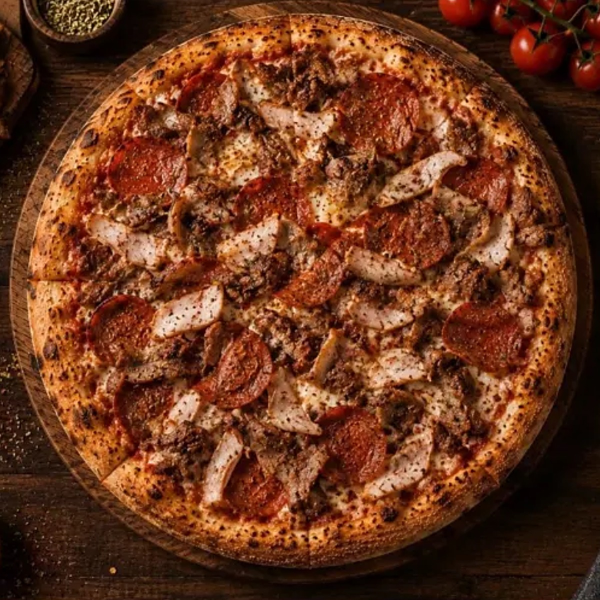
#> input picture src/menu/app-photos/pizza-04-meaty-feast.jpg, 1200 x 1200 px, given in place of 019d8627-image.jpg, which was not available (shown at 1/2 size)
$ python calzone.py out.png
#> lines starting #> are read from the running program, lines starting #| are printed output that depends on the picture; pictures that were not available may be replaced by others from this repository, and a replacement may not be noted
import sys
from PIL import Image, ImageFilter, ImageEnhance
im = Image.open('/root/.claude/uploads/c77bb0e2-7c23-51b2-9808-f96c840d315b/019d8627-image.jpg').convert('RGB')
#> im is the input picture: PIL image 1200x1200 RGB; mean R, G, B 107.7, 56.1, 31.1
# the calzone itself, below the title text and above the "available toppings" strip
box = (130, 345, 1240, 975)
food = im.crop(box)
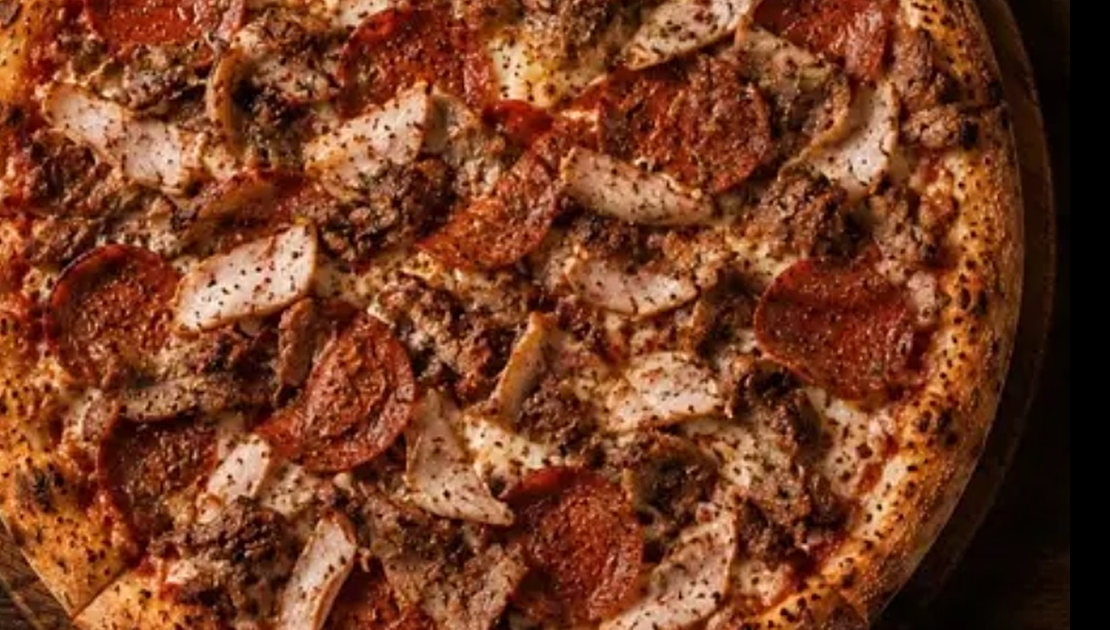
#> food: PIL image 1110x630 RGB; mean R, G, B 119.3, 62.5, 36.4
W = box[2] - box[0]
# square canvas: blurred, darkened stretch of the same photo, with the sharp food band in the middle
bg = food.resize((W, W), Image.LANCZOS).filter(ImageFilter.GaussianBlur(40))
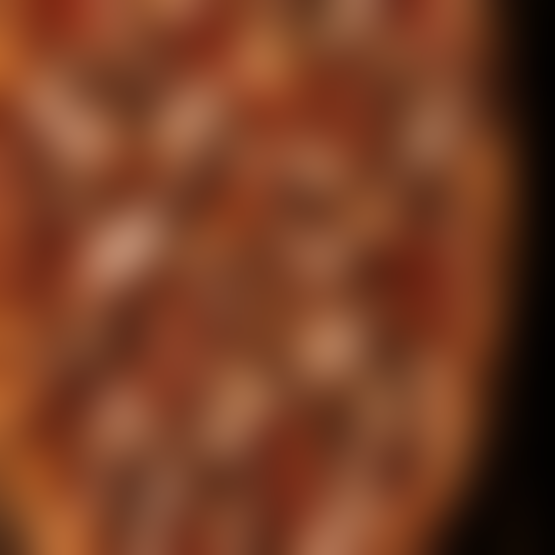
#> bg: PIL image 1110x1110 RGB (shown at 1/2 size); mean R, G, B 119.4, 62.6, 36.5
bg = ImageEnhance.Brightness(bg).enhance(0.55)
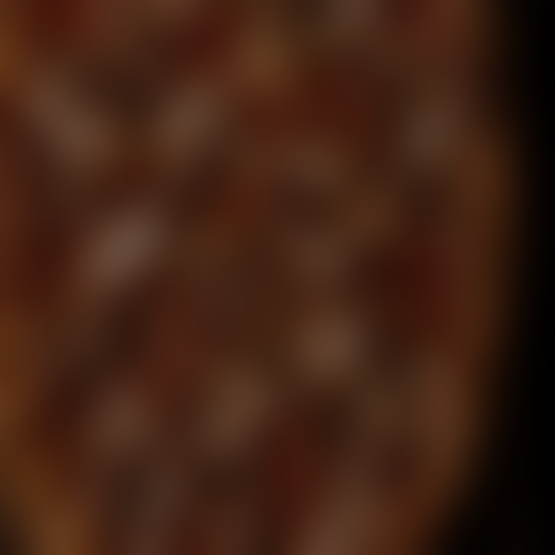
#> bg: PIL image 1110x1110 RGB (shown at 1/2 size); mean R, G, B 65.2, 34, 19.6
top = (W - food.height) // 2
#> top = 240
# feather the band's top and bottom edges so it blends into the blurred fill
mask = Image.new('L', food.size, 255)
#> mask: PIL image 1110x630 L; every value is 255
fade = 40
for y in range(fade):
    a = int(255 * y / fade)
    for yy in (y, food.height - 1 - y):
        mask.paste(a, (0, yy, food.width, yy + 1))
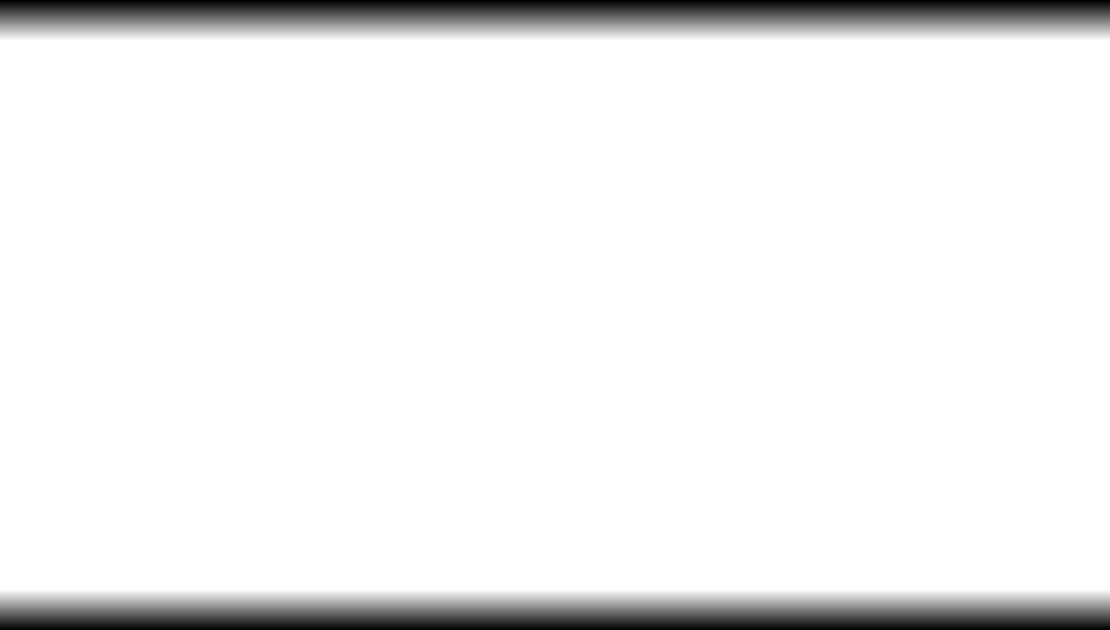
#> mask: PIL image 1110x630 L; min 0, max 255, mean 238.3
bg.paste(food, (0, top), mask)
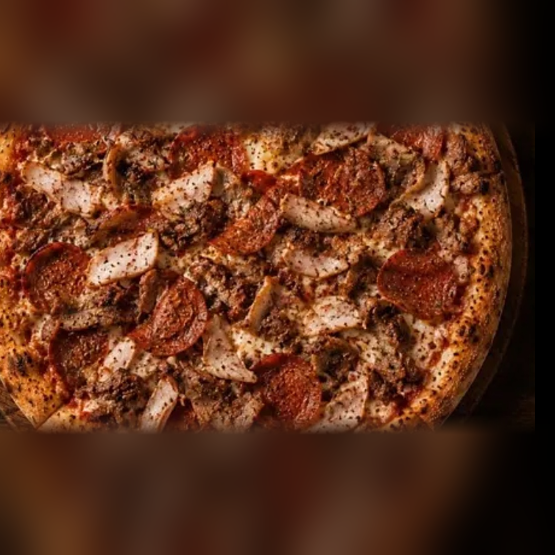
#> bg: PIL image 1110x1110 RGB (shown at 1/2 size); mean R, G, B 93.5, 48.9, 28.3
out = bg.resize((1200, 1200), Image.LANCZOS).filter(ImageFilter.UnsharpMask(radius=2, percent=50, threshold=2))
out.save(sys.argv[1], quality=92, optimize=True)

$ run again, on src/menu/app-photos/pizza-05-chinese.jpg
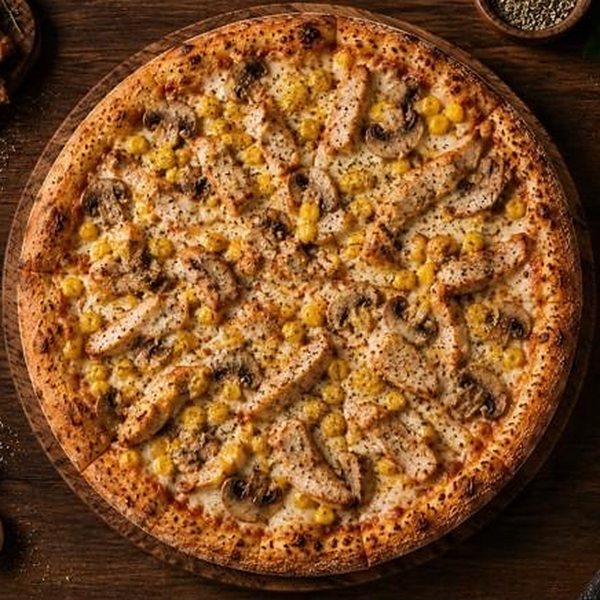
#> input picture src/menu/app-photos/pizza-05-chinese.jpg, 1200 x 1200 px, given in place of 019d8627-image.jpg, which was not available (shown at 1/2 size)
#> im is the input picture: PIL image 1200x1200 RGB; mean R, G, B 129.2, 80.9, 39.5
#> `food = im.crop(box)`:
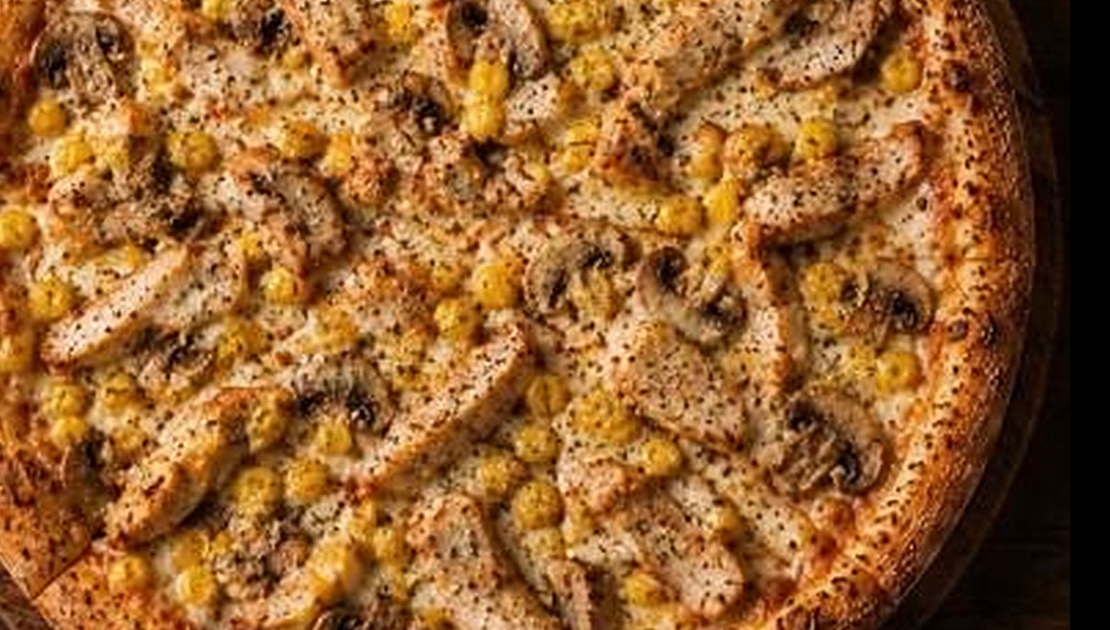
#> food: PIL image 1110x630 RGB; mean R, G, B 148.6, 96.4, 47
#> `bg.paste(food, (0, top), mask)`:
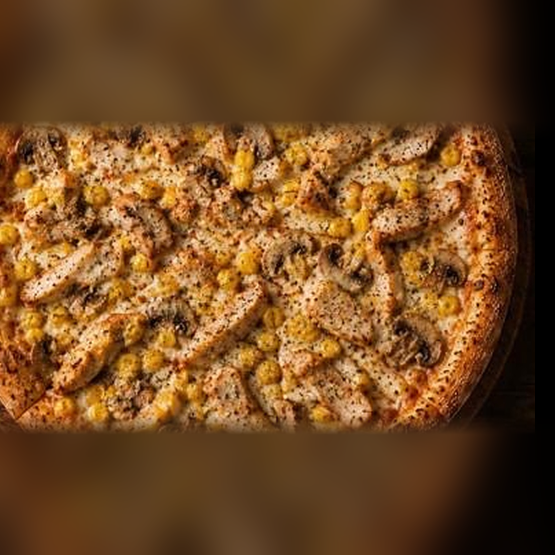
#> bg: PIL image 1110x1110 RGB (shown at 1/2 size); mean R, G, B 116.3, 75.3, 36.7

$ run again, on src/menu/app-photos/pizza-06-chicken-hot.jpg
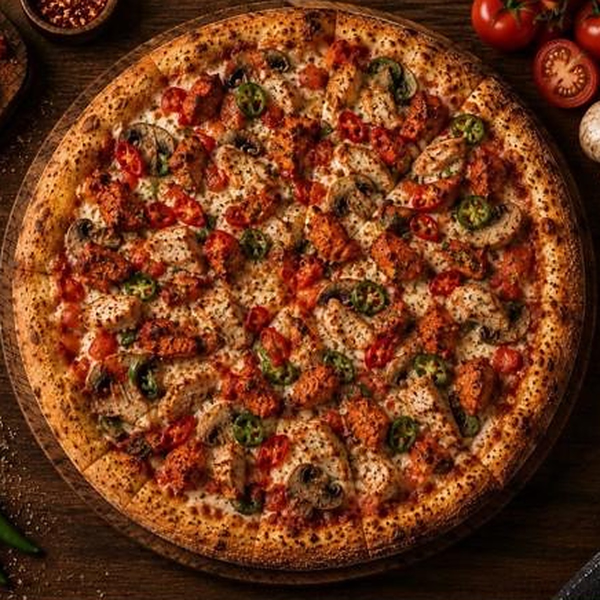
#> input picture src/menu/app-photos/pizza-06-chicken-hot.jpg, 1200 x 1200 px, given in place of 019d8627-image.jpg, which was not available (shown at 1/2 size)
#> im is the input picture: PIL image 1200x1200 RGB; mean R, G, B 112.8, 56.8, 28.5
#> `food = im.crop(box)`:
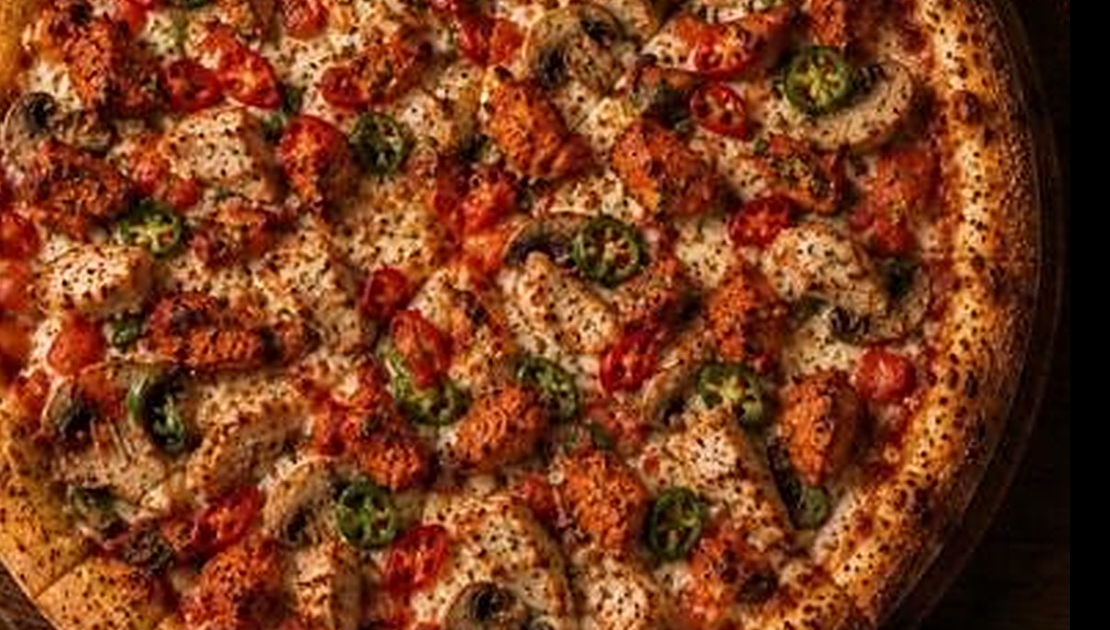
#> food: PIL image 1110x630 RGB; mean R, G, B 122.9, 61.4, 31.3
#> `bg.paste(food, (0, top), mask)`:
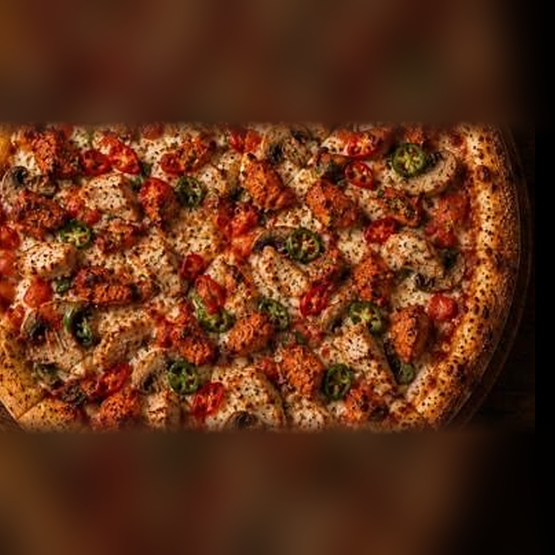
#> bg: PIL image 1110x1110 RGB (shown at 1/2 size); mean R, G, B 96.1, 48.1, 24.4
